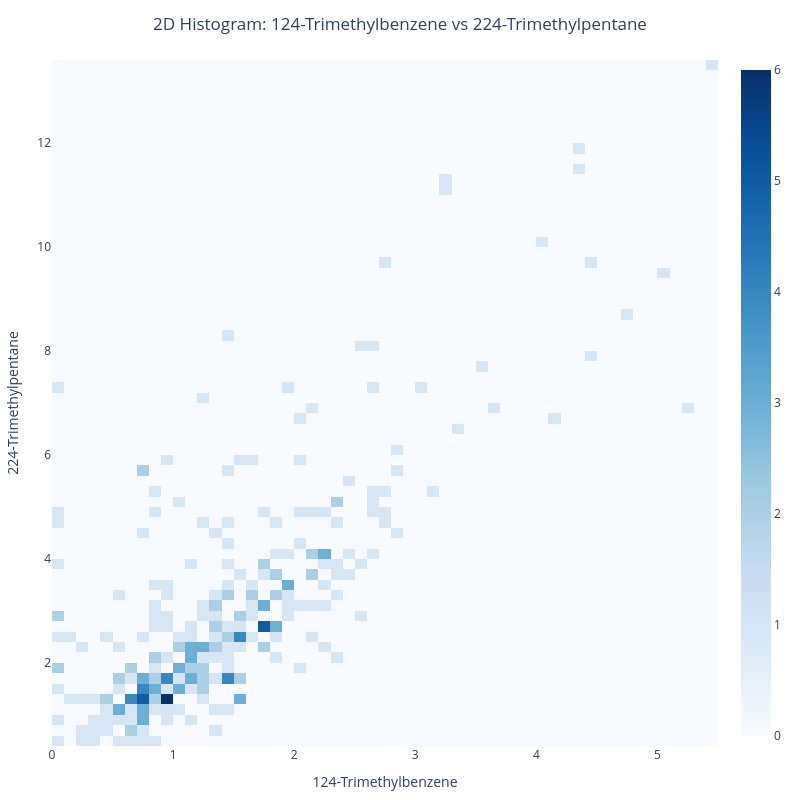

Notebook cell for this chart:
### Code cell
_ = plot_2d_histogram(data_handler.input_data, "124-Trimethylbenzene", "224-Trimethylpentane")

### Figure 1 — Plotly figure (JSON) as saved in the notebook; plotly's stock layout.template omitted (floating-point values rounded to 4 significant figures; data arrays with more than 128 entries replaced by an {"elided": "..."} marker saying what was removed)
{"data": [{"colorscale": [[0, "rgb(247,251,255)"], [0.125, "rgb(222,235,247)"], [0.25, "rgb(198,219,239)"], [0.375, "rgb(158,202,225)"], [0.5, "rgb(107,174,214)"], [0.625, "rgb(66,146,198)"], [0.75, "rgb(33,113,181)"], [0.875, "rgb(8,81,156)"], [1, "rgb(8,48,107)"]], "nbinsx": 100, "nbinsy": 100, "type": "histogram2d", "x": {"elided": "307 float values"}, "y": {"elided": "307 float values"}}], "layout": {"height": 800, "margin": {"b": 20, "l": 20, "r": 20, "t": 60}, "title": {"text": "2D Histogram: 124-Trimethylbenzene vs 224-Trimethylpentane", "x": 0.5, "xanchor": "center"}, "width": 800, "xaxis": {"title": {"text": "124-Trimethylbenzene"}}, "yaxis": {"title": {"text": "224-Trimethylpentane"}}}}
